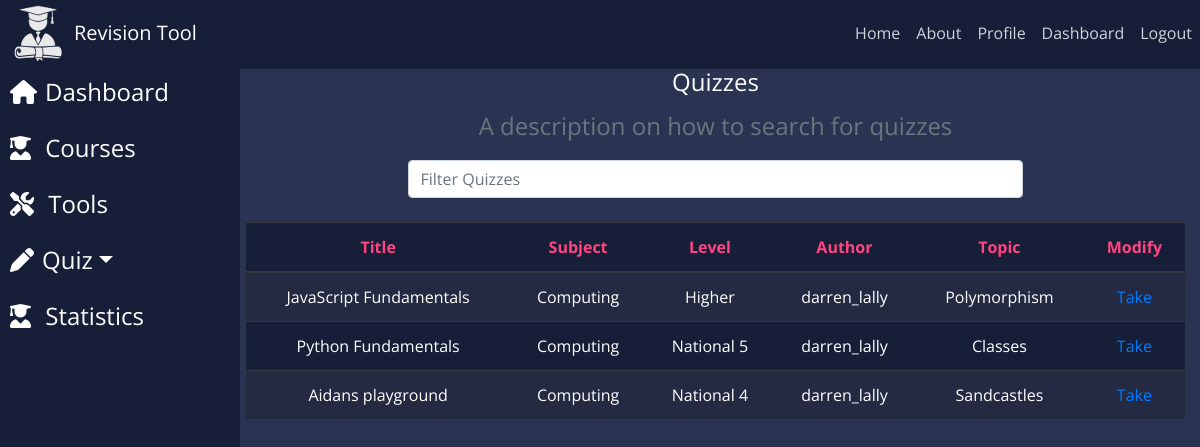
The app's page /quiz/ (signed in) with its own data.
### quiz/models.py (models this page shows, shortened)
class Quiz(models.Model):
    title = models.CharField(max_length = 200)
    subject = models.CharField(max_length = 20)
    level = models.CharField(max_length = 25)
    topic = models.CharField(max_length = 25)
    author = models.ForeignKey(settings.AUTH_USER_MODEL, on_delete = models.CASCADE)
    created = models.DateTimeField(auto_now_add=True,null=True,blank=True)
    class Meta:
        verbose_name_plural = "quiz"

### quiz/views.py (the view)
# urls.py: path('quiz/', views.quiz_home, name='quiz-home'),
@login_required
def quiz_home(request):
    all_Q = Quiz.objects.all()
    args = {'quiz': all_Q}
    return render(request, 'quiz/take_quiz_menu.html', args)

### quiz/templates/quiz/take_quiz_menu.html
{% extends "dashboard/base.html" %}
{% block content %}
<div class="row justify-content-center">
    <div class="col-8">
        <legend class="text-center"> Quizzes</legend>
        <legend class="text-center text-muted"> A description on how to search for quizzes</legend>
        <div class="form-group">
            <input placeholder="Filter Quizzes" type ="text" class="input-large col-xs-8 form-control mt-3 mb-3">
        </div>
    </div>
</div>
<div class="row justify-content-center">
  <div class="tablewrap">
    <div class="col-12 mt-2 text-center">
        <table class="table table-dark table-striped mx-auto">
            <thead>
                <tr>
                <th class="mod-title" scope="col">Title</th>
                <th class="mod-title" scope="col">Subject</th>
                <th class="mod-title" scope="col">Level</th>
                <th class="mod-title" scope="col">Author</th>
                <th class="mod-title" scope="col">Topic</th>
                <th class="mod-title" scope="col">Modify</th>
                </tr>
            </thead>
            <tbody>
                {% for quiz in quiz%}
                <tr>
                <td>{{quiz.title}}</td>
                <td>{{quiz.subject}}</td>
                <td>{{quiz.level}}</td>
                <td>{{quiz.author}}</td>
                <td>{{quiz.topic}}</td>
                <td><a href="{%url 'active-quiz' quiz_pk=quiz.pk%}">Take</a></td>
                </tr>
                {% endfor %}
            </tbody>
            </table>
    </div>
  </div>
</div>
{% endblock content %}

### blog/static/blog/main.css (style rules this page uses)
body { background-color: #2A3452; color: #333333; margin-top: 4rem; font-family: 'Open Sans', sans-serif; color: #fff; }
.table { margin: 0px auto !important; background-color: #171F38!important; }
.tablewrap { position: relative; height: 73vh; width: 100%; overflow-y: scroll; }
.mod-title { color: #FF4481 !important; }

### records on screen
Quiz: title "JavaScript Fundamentals", subject "Computing", level "Higher", author "darren_lally", topic "Polymorphism"
Quiz: title "Python Fundamentals", subject "Computing", level "National 5", author "darren_lally", topic "Classes"
Quiz: title "Aidans playground", subject "Computing", level "National 4", author "darren_lally", topic "Sandcastles"
